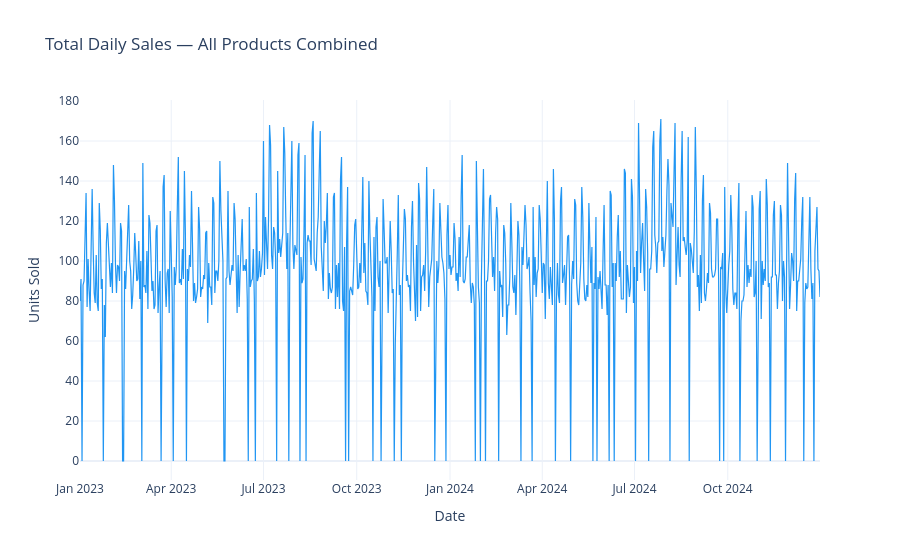

Notebook source saved alongside this figure:
### Markdown cell above
## Section 2 — Sales Over Time

### Code cell
# Total daily sales (all products combined)
daily_total = (
    df.groupby("date")["quantite_vendue"]
    .sum()
    .reset_index()
    .rename(columns={"quantite_vendue": "total_vendu"})
)

fig = px.line(
    daily_total,
    x="date",
    y="total_vendu",
    title="Total Daily Sales — All Products Combined",
    labels={"date": "Date", "total_vendu": "Units Sold"},
    template="plotly_white",
)
fig.update_traces(line=dict(width=1.2), line_color="#2196F3")
fig.update_layout(hovermode="x unified")
fig.show()

### Figure 1 — Plotly figure (JSON) as saved in the notebook; plotly's stock layout.template omitted (floating-point values rounded to 4 significant figures; data arrays with more than 128 entries replaced by an {"elided": "..."} marker saying what was removed)
{"data": [{"hovertemplate": "Date=%{x}<br>Units Sold=%{y}<extra></extra>", "legendgroup": "", "line": {"color": "#2196F3", "dash": "solid", "width": 1.2}, "marker": {"symbol": "circle"}, "mode": "lines", "name": "", "orientation": "v", "showlegend": false, "type": "scatter", "x": {"elided": "731 str values"}, "xaxis": "x", "y": {"elided": "731 int values"}, "yaxis": "y"}], "layout": {"hovermode": "x unified", "legend": {"tracegroupgap": 0}, "title": {"text": "Total Daily Sales — All Products Combined"}, "xaxis": {"anchor": "y", "domain": [0.0, 1.0], "title": {"text": "Date"}}, "yaxis": {"anchor": "x", "domain": [0.0, 1.0], "title": {"text": "Units Sold"}}}}
